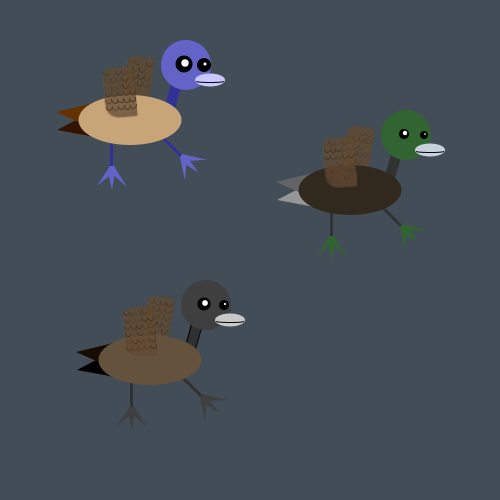
Frame 1 (no input)
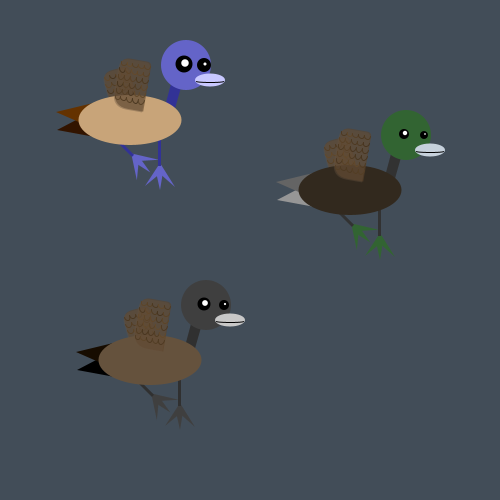
Frame 60 (the mouse pressed at the canvas centre just before this capture)
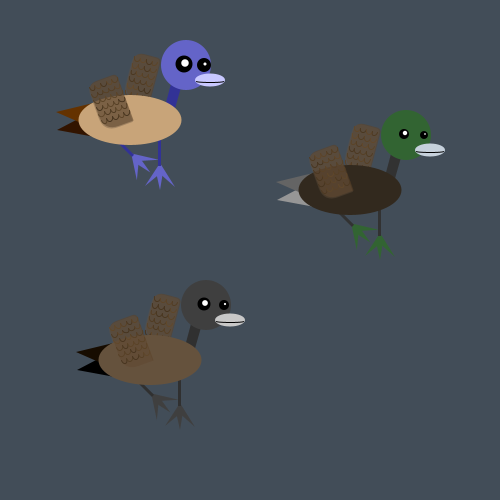
Frame 120 (the mouse held since frame 60 and released just before this capture)

The Processing sketch that drew these frames (run headless with seeded random() and noise(); from frame 60 on, the mouse is pressed at the canvas centre):

// Processing sketch: P8_Nguyen
// ── P8_Nguyen.pde
Creature c1;
Creature c2;
Creature c3;
void setup() {
  size(500, 500); 
  c1 = new Creature(150, 370, 13, 10, 5, 101, color(63), color(48), color(200), color(23, 12, 0), color(0), color(255, 0, 0));
  c2 = new Creature(130, 130, 17, 14, 2, 200, color(100, 100, 200), color(50, 50, 150), color(200, 200, 255), color(100, 50, 0), color(50, 20, 0), color(0, 255, 0));
  c3 = new Creature(350, 200, 10, 8, 3, 50, color(50, 100, 50), color(50), color(198, 209, 220), color(100), color(150), color(0, 0, 255));
}
void draw() {
  background(66, 77, 88);
  c1.drawCreature();
  c2.drawCreature();
  c3.drawCreature();
  c1.honk();
  c2.honk();
  c3.honk();
}
// ── Creature.pde
class Creature {
  float x;
  float y;
  float smallEyeSize; 
  float largeEyeSize; 
  int numHonks; 
  int bodyBrightness; 
  color neckColor;
  color headColor;
  color upperTailColor;
  color lowerTailColor;
  color beakColor;
  float smallPupilSize; 
  float largePupilSize; 
  color honkColor;

  float[] honkX; 
  float[] honkY; 
  boolean gooseHonking = false; 
  int frame = 1; 
  int numFrames = 16; 
  float rb = 10; 
  float rf = -5; 
  boolean step = false;  
  boolean reflect = false; 
  int c = 0; 
  boolean gooseWaddling = false; 
  float wait = 0; 
  boolean gooseHonkingStart = false; 
  boolean waddleForward = true; 
  boolean rbIncrease = true; 
  boolean rfIncrease = false;

  Creature(float tempX, float tempY, float tempLargeEyeSize, float tempSmallEyeSize, int tempNumHonks, int tempBodyBrightness, color tempHeadColor, color tempNeckColor, color tempBeakColor, color tempUpperTailColor, color tempLowerTailColor, color tempHonkColor) {
    x = tempX;
    y = tempY;
    largeEyeSize = tempLargeEyeSize;
    smallEyeSize = tempSmallEyeSize;
    numHonks = tempNumHonks;
    honkX = new float[numHonks];
    honkY = new float[numHonks];
    smallPupilSize = 2.0*smallEyeSize/9.0; 
    largePupilSize = 4.0*largeEyeSize/9.0;
    bodyBrightness = tempBodyBrightness;
    headColor = tempHeadColor;
    neckColor = tempNeckColor;
    beakColor = tempBeakColor;
    upperTailColor = tempUpperTailColor;
    lowerTailColor = tempLowerTailColor;
    honkColor = tempHonkColor;
  }

  void drawCreature() {
    drawNeck(x, y);
    drawHead(x, y);
    drawEyes(x, y);
    drawBackWing(x, y);
    drawTailFeathers(x, y);
    drawLeftFoot(x, y);
    drawRightFoot(x, y);
    drawLegs(x, y);
    drawBody(x, y);
    drawFrontWing(x, y);
    drawBeak(x, y);
    rotateWings();
  }

  void drawNeck(float x, float y) {
    fill(neckColor);
    quad(x+34, y-20, x+46, y-65, x+52, y-46, x+42, y-11);
  }

  void drawHead(float x, float y) {
    noStroke();
    fill(headColor);
    ellipse(x+56, y-65, 50, 50);
  }

  void drawEyes(float x, float y) {
    fill(0);
    ellipse(x+74, y-65, smallEyeSize, smallEyeSize);
    ellipse(x+54, y-66, largeEyeSize, largeEyeSize);
    fill(255);
    ellipse(x+75, y-66, smallPupilSize, smallPupilSize);
    ellipse(x+55, y-67, largePupilSize, largePupilSize);
  }

  void drawBackWing(float x, float y) {
    colorMode(HSB);
    rectMode(CENTER);
    pushMatrix();
    translate(x+28, y-6);
    rotate(radians(rb));
    fill(23, 142, 91, 150);
    rect(-27, -41, 27, 46, 10, 5, 0, 20);
    fill(23, 100, 101, 100);
    rect(-28, -40, 27, 46, 10, 5, 0, 20);
    noFill();
    for (int k = -37; k < -15; k += 6) {
      for (int l = -59; l < -21; l += 7) {
        stroke(23, 142, random(70, 100));
        arc(k, l, 6, 8, 0, PI);
      }
    }
    popMatrix();
    colorMode(RGB);
    noStroke();
  }

  void drawTailFeathers(float x, float y) {
    fill(lowerTailColor);
    triangle(x-73, y-0, x-29, y-23, x-35, y+7);
    fill(upperTailColor);
    triangle(x-74, y-18, x-16, y-32, x-49, y-7);
  }

  void drawLeftFoot(float x, float y) {
    noStroke();
    fill(headColor);
    pushMatrix();
    translate(x-20, y+5);
    rotate(radians(step ? -45:0));
    triangle(-2, 37, 5, 37, 2, 55);
    triangle(2, 28, 4, 37, -13, 51);
    triangle(2, 28, 0, 37, 17, 52);
    popMatrix();
  }

  void drawRightFoot(float x, float y) {
    fill(headColor);
    pushMatrix();
    translate(x+28, y+5);
    rotate(radians(step ? 0:-45));
    triangle(-2, 37, 5, 37, 2, 55);
    triangle(2, 28, 4, 37, -13, 51);
    triangle(2, 28, 0, 37, 17, 52);
    popMatrix();
  }

  void drawLegs(float x, float y) {
    fill(neckColor);
    rectMode(CORNER);
    pushMatrix();
    translate(x-20, y+5);
    rotate(radians(step ? -45:0));
    rect(0, 0, 3, 31); // left
    popMatrix();
    pushMatrix();
    translate(x+28, y+5);
    rotate(radians(step ? 0:-45));
    rect(0, 0, 3, 31); // right
    popMatrix();
  }

  void drawBody(float x, float y) {
    colorMode(HSB);
    fill(23, 100, bodyBrightness);
    ellipse(x+0, y-10, 103, 50);
    colorMode(RGB);
  }

  void drawFrontWing(float x, float y) {
    colorMode(HSB);
    rectMode(CENTER);
    pushMatrix();
    translate(x+25, y+4);
    rotate(radians(rf));
    fill(23, 142, 91, 150);
    rect(-31, -45, 31, 50, 10, 5, 0, 20);
    fill(23, 100, 101, 100);
    rect(-32, -44, 31, 50, 10, 5, 0, 20);
    noFill();
    for (int k = -43; k < -17; k += 6) {
      for (int l = -66; l < -25; l += 7) {
        stroke(23, 142, random(70, 100));
        arc(k, l, 6, 8, 0, PI);
      }
    }
    popMatrix();
    colorMode(RGB);
    noStroke();
  }

  void drawBeak(float x, float y) {
    fill(beakColor);
    if (gooseHonking) {
      pushMatrix();
      translate(x+70, y-50);
      rotate(radians(15));
      arc(15, 0, 30, 13, 0, PI);
      popMatrix();
      pushMatrix();
      translate(x+70, y-50);
      rotate(radians(-15));
      arc(15, 0, 30, 13, PI, TWO_PI);
      popMatrix();
    } else {
      ellipse(x+80, y-50, 30, 13);
      noFill();
      stroke(0);
      arc(x+80, y-49, 27, 2, 0, PI);
      fill(255);
      noStroke();
    }
  }

  void honk() {
    if (gooseHonkingStart) {
      for (int i = 0; i < numHonks; i++) {
        honkX[i] = random(x-80, x+80);
        honkY[i] = random(y-80, y+80);
      }
      gooseHonkingStart = false;
      gooseHonking = true;
    }
    if (keyPressed == true) {
      if (key == 'h' || key == 'H') {
        gooseHonkingStart = true;
      }
    }
    if (gooseHonking) {
      wait--;
      if (wait > 0) {
        for (int j = 0; j < numHonks; j++) {
          pushMatrix();
          fill(honkColor, 150);
          translate(honkX[j]-85, honkY[j]-80);
          rotate(radians(45));
          textSize(70);
          text("HONK!", 0, 0);
          popMatrix();
          gooseHonkingStart = false;
        }
      } else {
        wait = 30;
        gooseHonking = false;
      }
    }
  }

  void rotateWings() {
    if (c < 5) {
      c++;
    } else {
      step = !step;
      frame = frame < numFrames ? frame += 1: 1;
      c = 0;
      rb = rbIncrease ? rb + 5: rb - 5;
      rf = rfIncrease ? rf + 5: rf - 5;
      rbIncrease = rb > 15 ? false: rbIncrease;
      rfIncrease = rf > 15 ? false: rfIncrease;
      rbIncrease = rb < -15 ? true: rbIncrease;
      rfIncrease = rf < -15 ? true: rfIncrease;
    }
  }
}
